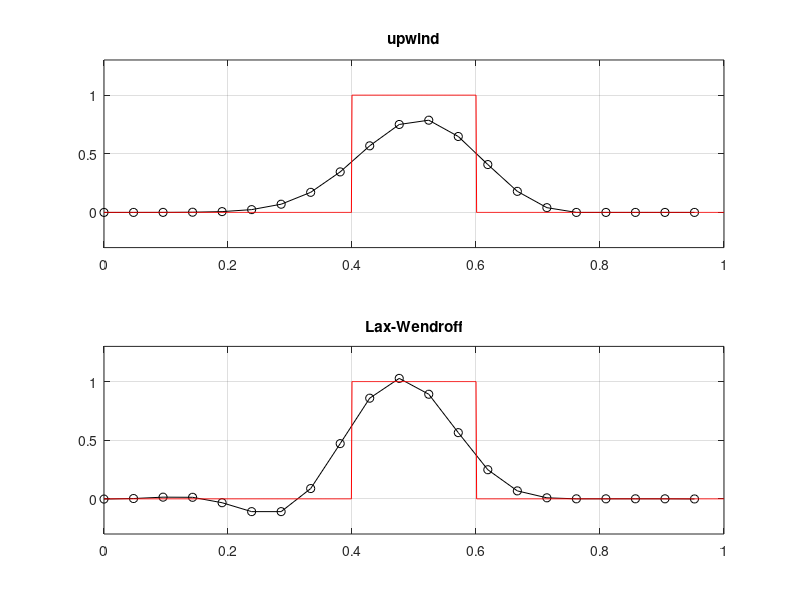

Write MATLAB code to recreate this figure.
function advectcompare(m,tf,ic)
% ADVECTCOMPARE  Solve the scalar, constant-coefficient advection equation
%     u_t + a u_x = 0
% for u(x,t), with periodic boundary conditions on [0,1].  Choice of
% two initial conditions u(x,0): 'square' and 'hump'.  Uses m+1 grid points
% and a spatial grid with h = 1/(m+1).  If tf = 0 mod 1 then plots exact
% solution in red (after integer number of passes).  Compares two space-time
% discrete methods
%     upwind
%     Lax-Wendroff
% each subject to CFL.  Computes time-step k by version of CFL:
%     nu = a k / h = C    where C = .9 < 1
% Usage:  >> advectcompare(m,tf,ic)
% Examples:  >> advectcompare
%            >> advectcompare(100,2,'hump')

if nargin < 3,  ic = 'square';  end
if nargin < 2,  tf = 1.0;       end
if nargin < 1,  m = 20;         end

% generate space grid and time-step
a = 1.0;
h = 1.0 / (m+1);      % h = dx
x = 0:h:1.0-h;        % interpret as periodic grid
C = 0.9;              % use this Courant number
k = C * h / a;        % k = dt;  CFL says |a| k <= h
NN = ceil(tf / k);    % fix k so integer number of steps
printf('solving with dx = %.5f, dt = %.5f, and N = %d steps ...\n',h,k,NN)

% initial condition
if ic == 'square'
    U = ones(size(x));  U(x < 0.4) = 0.0;  U(x > 0.6) = 0.0;
else
    U = sin(pi * x).^20;
end

% solve advection equation
Uup = U;  Ulf = U;  Ulw = U;
if NN > 0
    k = tf / NN;
    nu = a * k / h;
    for n = 1:NN
        Uup = (1.0 - nu) * Uup + nu * left(Uup);
        Ulw = 0.5 * nu * (nu + 1.0) * left(Ulw) + (1.0 - nu^2) * Ulw ...
              + 0.5 * nu * (nu - 1.0) * right(Ulw);
    end
end

% plot numerical results
axisbox = [0.0 1.0 -0.3 1.3];
figure(1),  clf
subplot(2,1,1),  plot(x,Uup,'k-o'),  axis(axisbox),  grid on,  title('upwind')
subplot(2,1,2),  plot(x,Ulw,'k-o'),  axis(axisbox),  grid on,  title('Lax-Wendroff')

% add exact solution if appropriate
if abs(mod(tf + 1.0e-10,1.0)) < 2.0e-10
    xfine = linspace(0,1,1001);
    if ic == 'square'
        Ufine = ones(size(xfine));  Ufine(xfine < 0.4) = 0.0;  Ufine(xfine > 0.6) = 0.0;
    else
        Ufine = sin(pi * xfine).^20;
    end
    for k = 1:2
        subplot(2,1,k),  hold on,  plot(xfine,Ufine,'r-'),  hold off
    end
end

    function z = left(y)
    z = [y(end) y(1:end-1)];
    end

    function z = right(y)
    z = [y(2:end) y(1)];
    end

end % function
